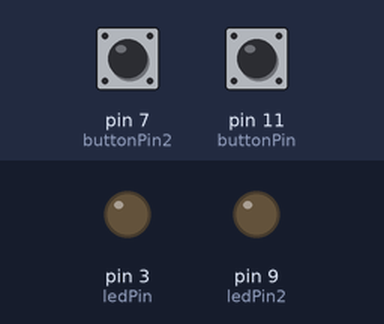
The sketch below on a simulated Arduino Uno, built with avr-gcc and run on an emulated ATmega328P. Shown: output pins drawn as LEDs (lit = HIGH). Inputs (shaded band) come from the test bench; at power-on: pin 7 (buttonPin2) LOW, pin 11 (buttonPin) LOW.

Above: at 1.2 s.
1.3 s: pin 7 (buttonPin2) pulled HIGH for 0.15 s
At 1.37 s:
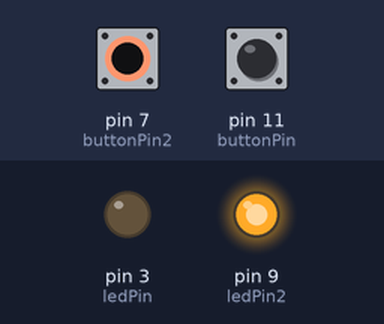
2.9 s: pin 11 (buttonPin) pulled HIGH for 0.15 s
At 2.97 s:
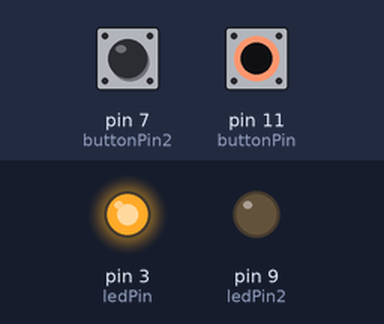
4.5 s: pin 11 (buttonPin) pulled HIGH for 3.2 s
At 8.9 s:
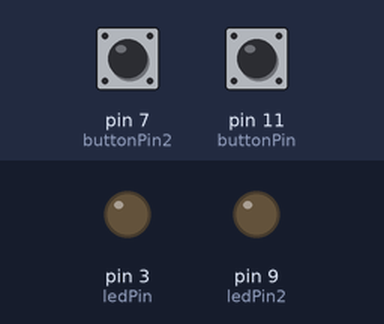
9.2 s: pin 7 (buttonPin2) pulled HIGH for 3.2 s
At 10.1 s:
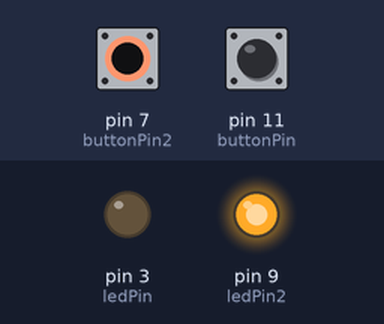
13.9 s: pin 7 (buttonPin2) driven HIGH and pin 11 (buttonPin) driven HIGH
At 14.8 s:
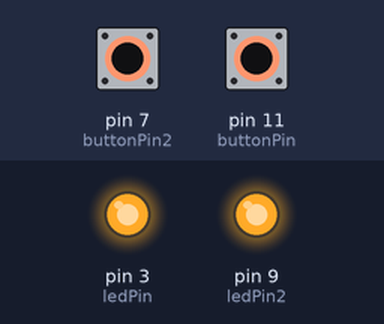
Timing chart, 0 to 16.4 s (numbered marks = the images above; inputs shaded):
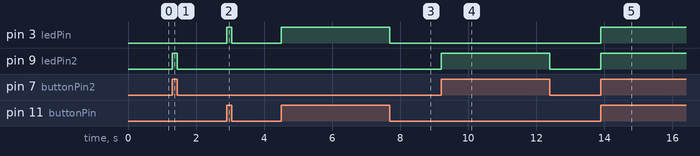

Measured:
- after the input at 1.3 s, pin 9 (ledPin2): LOW → HIGH at once, → LOW 0.15 s later
- after the input at 2.9 s, pin 3 (ledPin): LOW → HIGH at once, → LOW 0.15 s later
- after the input at 4.5 s, pin 3 (ledPin): LOW → HIGH at once, → LOW 3.2 s later
- after the input at 9.2 s, pin 9 (ledPin2): LOW → HIGH at once, → LOW 3.2 s later
- after the input at 13.9 s, pin 3 (ledPin), pin 9 (ledPin2): LOW → HIGH at once

The sketch:

hall_button.ino
```cpp
//Button
const int buttonPin2 = 7;     // the number of the pushbutton pin
const int ledPin2 =  9;      // the number of the LED pin

//Hall
const int buttonPin = 11;     // the number of the pushbutton pin
const int ledPin =  3;      // the number of the LED pin

int buttonState = 0;         // variable for reading the pushbutton status
int buttonState2 = 0;         // variable for reading the pushbutton status

void setup() {

  pinMode(ledPin, OUTPUT);
  pinMode(buttonPin, INPUT);
  pinMode(ledPin2, OUTPUT);
  pinMode(buttonPin2, INPUT);

}


void loop() {

  buttonState = digitalRead(buttonPin);
  buttonState2 = digitalRead(buttonPin2);

  if (buttonState == HIGH) {
    digitalWrite(ledPin, HIGH);
  }
  else {
    digitalWrite(ledPin, LOW);
  }
  if (buttonState2 == HIGH) {
    digitalWrite(ledPin2, HIGH);
  }
  else {
    digitalWrite(ledPin2, LOW);
  }

}
```
